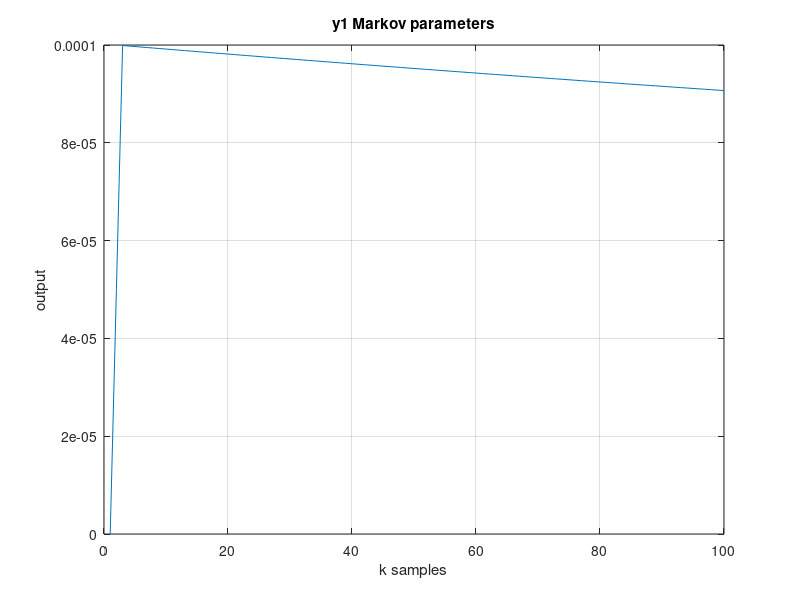
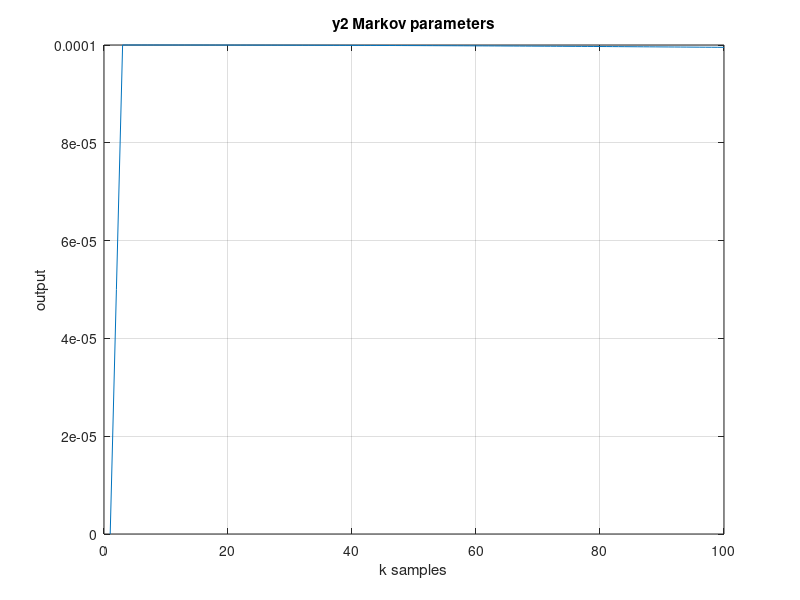

Here is the MATLAB script that generated these plots, in order:
clc, clear, close all
%{
  @System ID Homework4
  @Please design an observer using the discrete version of A,B,C,D
  homework3 such that its G makes all the eigenvalues of /A = A + G*C are 
  zero and use the program of homework 3 to compute the observer Markov parameters.
  @Dimensionss:
    input: m = 2
    output: q = 2
    state: n = 4
    sample: L = 100
    input matrix: mx1
    output matrix: qx1
    A marix: nxn
    A_bar matrix: nxn
    B matrix: nxm
    B_bar matrix: nx(m+q)
    G matrix: nxq
    C matrix: qxn
    D matrix: qxm
   
    y = h * V    % h is markov parameters
    y: qxL
    h: qx[(q+m)(L-1)+m]
    V: [(q+m)(L-1)+m]xL
    v: (m+q)x1
%}
% Define dimension
delta_t = 0.01;
m = 2;
q = 2;
n = 4;
L = 100;    % Create 100 terms of markov parameters
u0 = [1;1];
y0 = [0;0];
v0 = [u0;y0];

% Define parameters
M = 1;   % mass
K = 1;   % spring
zeta = 0.1; % damping
% Design observer feedback gain
Gc = [0 0;0 0;0 0;0 0];
Gd = [0 0;0 0;0 0;0 0];

Ac = [0 1 0 0;-(2*K/M) -(2*zeta/M) (K/M) (zeta/M);0 0 0 1;(K/M) (zeta/M) -(K/M) -(zeta/M)]
Bc = [0 0;1/M 0;0 0;0 1/M]
Cc = [1 0 0 0;0 0 1 0]
Dc = [0 0;0 0]

ssd = ss(Ac, Bc, Cc, Dc);
sysd = c2d(ssd, delta_t)

Ad = expm(Ac*delta_t);
Bd = Ac^-1*(Ad-eye(4))*Bc;
Cd = Cc;
Dd = Dc;

Gd(:,1) = -Ad(:,1);
Gd(:,2) = -Ad(:,3);
Ad_bar = Ad + Gd*Cd
Bd_bar = [Bd + Gd*Dd -Gd]
e = eig(Ad_bar)
% Calculate system Markov parameters
% using symbol hn(k)
% Discrete
h = zeros([q, (q+m)*(L-1)+m]);
V = zeros([(q+m)*(L-1)+m, L]);
yn = zeros([q, L]);
step = 1;
i = 1;
while step < (q+m)*(L-1)+m
    if step == 1
       h(:, step:step+1) = Dd;
       V(step:step+1, i) = u0;
       step = step + q;
    else
        h(:, step:step+3) = Cd * Ad_bar^(i-2) * Bd_bar;
        V(step:step+3, i) = v0;
        step = step + n;
    end
     i = i + 1;
end
if L ~= i-1
   display('Data length error ...');
   pause(5);
end

yn = h*V;

x_dot = linspace(1, L, L);
figure();
plot(x_dot, yn(1, :));
xlabel('k samples');
ylabel('output');
title('y1 Markov parameters');
grid on;

figure();
plot(x_dot, yn(2, :));
xlabel('k samples');
ylabel('output');
title('y2 Markov parameters');
grid on;

